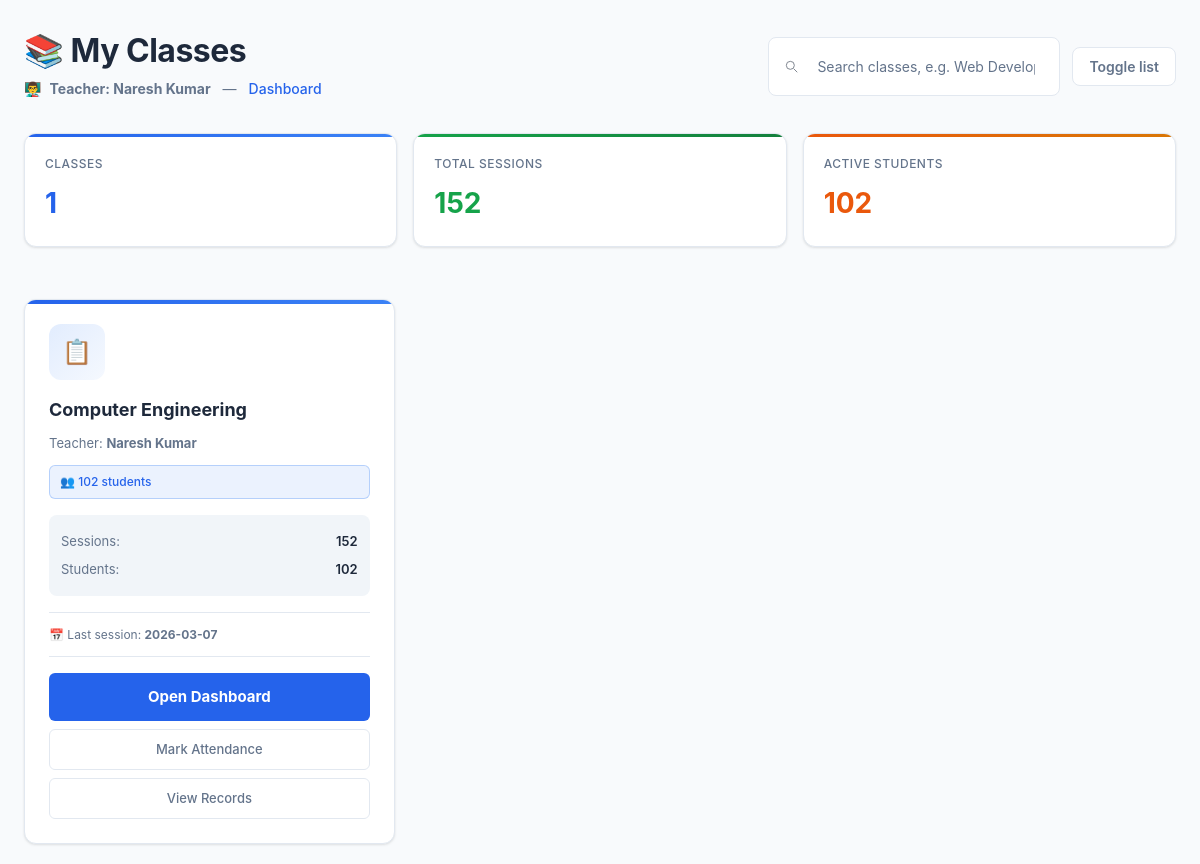
The app's page /teacher/classes (signed in) with its own data.
### app.py (models this page shows)
class User(db.Model):
    id = db.Column(db.Integer, primary_key=True)
    role = db.Column(db.String(20), nullable=False)
    name = db.Column(db.String(100), nullable=False)
    email = db.Column(db.String(100), unique=True, nullable=False)
    password = db.Column(db.String(200), nullable=False)
    roll_number = db.Column(db.String(20), nullable=True)
    branch = db.Column(db.String(100), nullable=True)
    semester = db.Column(db.String(20), nullable=True)
    department = db.Column(db.String(100), nullable=True)
    subject = db.Column(db.String(100), nullable=True)

### app.py (the view)
@app.route('/teacher/classes')
def teacher_classes():
    if session.get('role') != 'teacher':
        abort(403)
    teacher = User.query.get(session.get('user_id'))
    classes = []
    if teacher and teacher.subject:
        classes.append(teacher.subject)
    if teacher:
        subjects = [row[0] for row in db.session.query(Attendance.subject)
                    .filter_by(teacher_id=teacher.id).distinct().all() or []]
        for s in subjects:
            if s and s not in classes:
                classes.append(s)
    classes_info = []
    for s in classes:
        total_sessions = Attendance.query.filter_by(teacher_id=teacher.id, subject=s).count()
        last_rec = Attendance.query.filter_by(teacher_id=teacher.id, subject=s).order_by(Attendance.date.desc()).first()
        last_date = last_rec.date.isoformat() if last_rec else None
        students_count = db.session.query(Attendance.student_id).filter_by(teacher_id=teacher.id, subject=s).distinct().count()
        classes_info.append({
            'subject': s,
            'total_sessions': total_sessions,
            'last_date': last_date,
            'students_count': students_count
        })
    return render_template('teacher_classes.html', teacher=teacher, classes_info=classes_info)

### templates/teacher_classes.html (shortened to what this page needs)
<!doctype html>
<html lang="en">
<head>
  <link rel="stylesheet" href="{{ url_for('static', filename='style.css') }}">
</head>
<body>
  <div class="wrap">
    <div class="top">
      <div class="title">
        <h1>📚 My Classes</h1>
        <div class="sub">
          👨‍🏫 <strong>Teacher: {{ teacher.name }}</strong>
          <span style="color: var(--text-muted); margin: 0 4px;">—</span>
          <a href="{{ url_for('teacher_dashboard') }}" style="color: var(--primary); font-weight: 500;">Dashboard</a>
        </div>
      </div>
      <div class="toolbar">
        <div class="search" role="search">
          <svg width="16" height="16" viewBox="0 0 24 24" fill="none" style="margin-right: 8px;"><path d="M21 21l-4.35-4.35" stroke="currentColor" stroke-width="1.4" stroke-linecap="round" stroke-linejoin="round"/><circle cx="11" cy="11" r="6" stroke="currentColor" stroke-width="1.4"/></svg>
          <input id="search" placeholder="Search classes, e.g. Web Development" oninput="filterCards()" />
        </div>
        <div class="controls">
          <button class="btn btn-secondary" onclick="toggleView()">Toggle list</button>
        </div>
      </div>
    </div>
    <div class="summary" id="summaryStrip">
      <div class="stat">
        <div class="stat-label">Classes</div>
        <strong>{{ classes_info|length }}</strong>
      </div>
      <div class="stat">
        <div class="stat-label">Total sessions</div>
        <strong>{{ classes_info|sum(attribute='total_sessions') }}</strong>
      </div>
      <div class="stat">
        <div class="stat-label">Active students</div>
        <strong>{{ classes_info|sum(attribute='students_count') }}</strong>
      </div>
    </div>
    {% if classes_info %}
      <div class="grid" id="cards">
        {% for c in classes_info %}
        <div class="card" data-subject="{{ c.subject|lower }}">
          <div class="card-icon">📋</div>
          <div class="subject">{{ c.subject }}</div>
          <div class="teacher-info">Teacher: <strong>{{ teacher.name }}</strong></div>
          <div class="students-badge">👥 {{ c.students_count }} students</div>
          <div class="card-meta">
            <div class="meta-row">
              <span>Sessions:</span>
              <strong>{{ c.total_sessions }}</strong>
            </div>
            <div class="meta-row">
              <span>Students:</span>
              <strong>{{ c.students_count }}</strong>
            </div>
          </div>
          {% if c.last_date %}
            <div class="last-session">📅 Last session: <strong>{{ c.last_date }}</strong></div>
          {% else %}
            <div class="last-session" style="color: var(--text-muted);">⚠️ No sessions recorded yet</div>
          {% endif %}
          <div class="actions">
            <a href="{{ url_for('teacher_dashboard') }}" class="action-btn">Open Dashboard</a>
            <a href="{{ url_for('select_class_mark') }}" class="action-btn secondary">Mark Attendance</a>
            <a href="{{ url_for('select_class_view') }}" class="action-btn secondary">View Records</a>
          </div>
        </div>
        {% endfor %}
      </div>
    {% else %}
      <div class="empty">
        <h2>No Classes Found</h2>
        <p>No classes yet. Add a subject in your profile or mark attendance to create a class entry.</p>
      </div>
    {% endif %}
  </div>
</body>
</html>

### static/style.css (style rules this page uses)
* { margin: 0; padding: 0; box-sizing: border-box; }
:root { --primary: #2563eb; --primary-dark: #1e40af; --primary-light: #3b82f6; --primary-gradient: linear-gradient(135deg, #2563eb 0%, #3b82f6 100%); --secondary: #06b6d4; --secondary-gradient: linear-gradient(135deg, #06b6d4 0%, #0891b2 100%); --accent: #dc2626; --accent-warm: #ea580c; --accent-warm-gradient: linear-gradient(135deg, #ea580c 0%, #d97706 100%); --success: #16a34a; --success-gradient: linear-gradient(135deg, #16a34a 0%, #15803d 100%); --warning: #ca8a04; --warning-gradient: linear-gradient(135deg, #ca8a04 0%, #b45309 100%); --purple: #9333ea; --purple-gradient: linear-gradient(135deg, #9333ea 0%, #7c3aed 100%); --pink: #ec4899; --pink-gradient: linear-gradient(135deg, #ec4899 0%, #db2777 100%); --indigo: #4f46e5; --indigo-gradient: linear-gradient(135deg, #4f46e5 0%, #4338ca 100%); --bg-dark: #f8fafc; --bg-darker: #f1f5f9; --card-bg: #ffffff; --border-color: #e2e8f0; --text-light: #1e293b; --text-muted: #64748b; --text-dark: #334155; --shadow: 0 1px 3px rgba(0, 0, 0, 0.08), 0 1px 2px rgba(0, 0, 0, 0.04); --shadow-md: 0 4px 6px rgba(0, 0, 0, 0.1), 0 2px 4px rgba(0, 0, 0, 0.06); --shadow-lg: 0 10px 15px rgba(0, 0, 0, 0.1), 0 4px 6px rgba(0, 0, 0, 0.05); --radius: 8px; --font-sans: -apple-system, BlinkMacSystemFont, 'Segoe UI', 'Roboto', 'Oxygen', 'Ubuntu', 'Cantarell', sans-serif; }
body { font-family: var(--font-sans); background: var(--bg-dark); color: var(--text-light); line-height: 1.6; }
.btn { padding: 10px 20px; border: none; border-radius: var(--radius); font-family: inherit; font-size: 14px; font-weight: 500; cursor: pointer; transition: all 0.2s ease; text-decoration: none; display: inline-block; }
.btn-secondary { background: var(--card-bg); color: var(--text-light); border: 1px solid var(--border-color); }
input, select, textarea { font-family: inherit; font-size: 14px; border: 1px solid var(--border-color); padding: 10px 12px; border-radius: var(--radius); background: var(--card-bg); color: var(--text-light); transition: all 0.2s ease; }
input::placeholder, select::placeholder, textarea::placeholder { color: var(--text-muted); }
.card { background: var(--card-bg); border-radius: var(--radius); padding: 20px; box-shadow: var(--shadow); border: 1px solid var(--border-color); }
h1, h2, h3, h4, h5, h6 { font-weight: 600; line-height: 1.2; color: var(--text-light); }
h1 { font-size: 28px; }
input, select { padding: 10px; border: 1px solid #ccc; border-radius: 6px; font-size: 14px; }
button { padding: 10px; background: #2575fc; color: #fff; border: none; border-radius: 6px; font-size: 16px; cursor: pointer; transition: background 0.3s; }
body { background: linear-gradient(135deg, #6a11cb 0%, #2575fc 100%); font-family: "Poppins", Arial, sans-serif; }
.card { background: #fff; border-radius: 10px; box-shadow: 0 4px 8px rgba(0, 0, 0, 0.1); padding: 20px; margin: 20px 0; }
.card a { color: #2575fc; text-decoration: none; font-weight: bold; }

### records on screen
User: name "Naresh Kumar", subject "Computer Engineering", students_count "102", total_sessions "152", last_date "2026-03-07"

### other values on screen
{{ classes_info|length }} "1"
{{ classes_info|sum(attribute='total_sessions') }} "152"
{{ classes_info|sum(attribute='students_count') }} "102"
